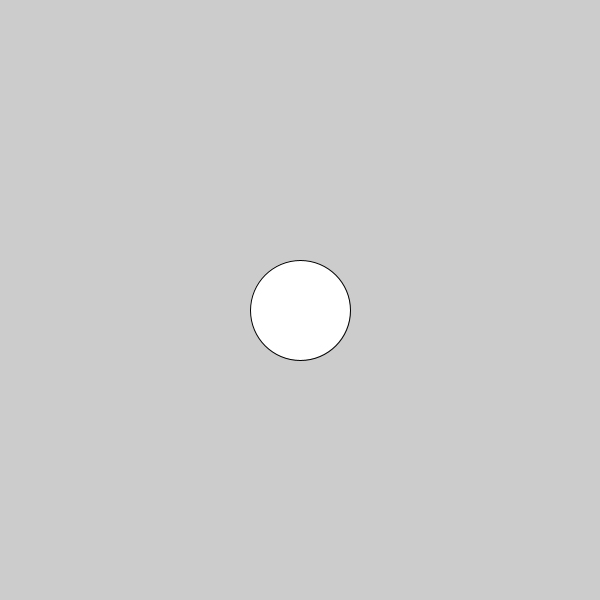
Frame 1 (no input)
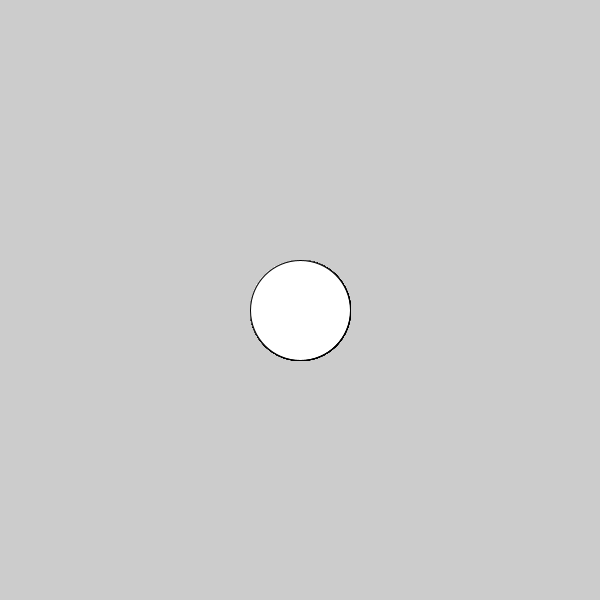
Frame 60 (the mouse pressed at the canvas centre just before this capture)
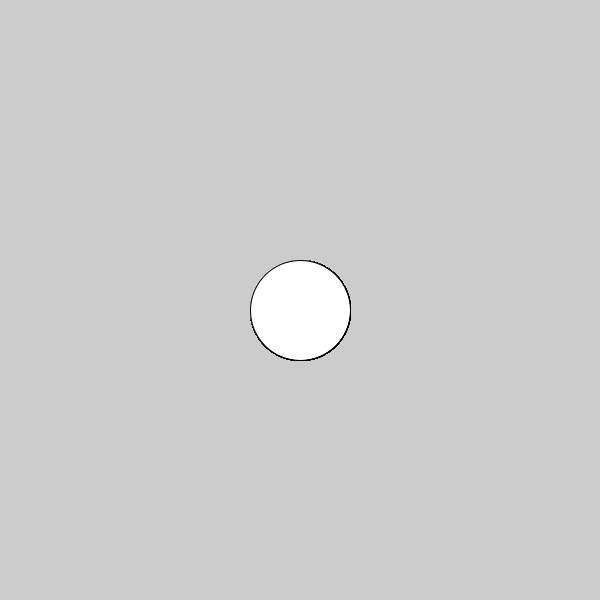
Frame 120 (the mouse held since frame 60 and released just before this capture)

The Processing sketch that drew these frames (run headless with seeded random() and noise(); from frame 60 on, the mouse is pressed at the canvas centre):

// Processing sketch: Midterm11
// ── Midterm11.pde
void setup() {
  size(600, 600);
}

void draw() {
  int yPosition = width/2;

  if (yPosition > height) {
    yPosition = 0;
  } else {
    yPosition+=10;
  }
  
   ellipse(width/2, yPosition, 100, 100);
  
}
